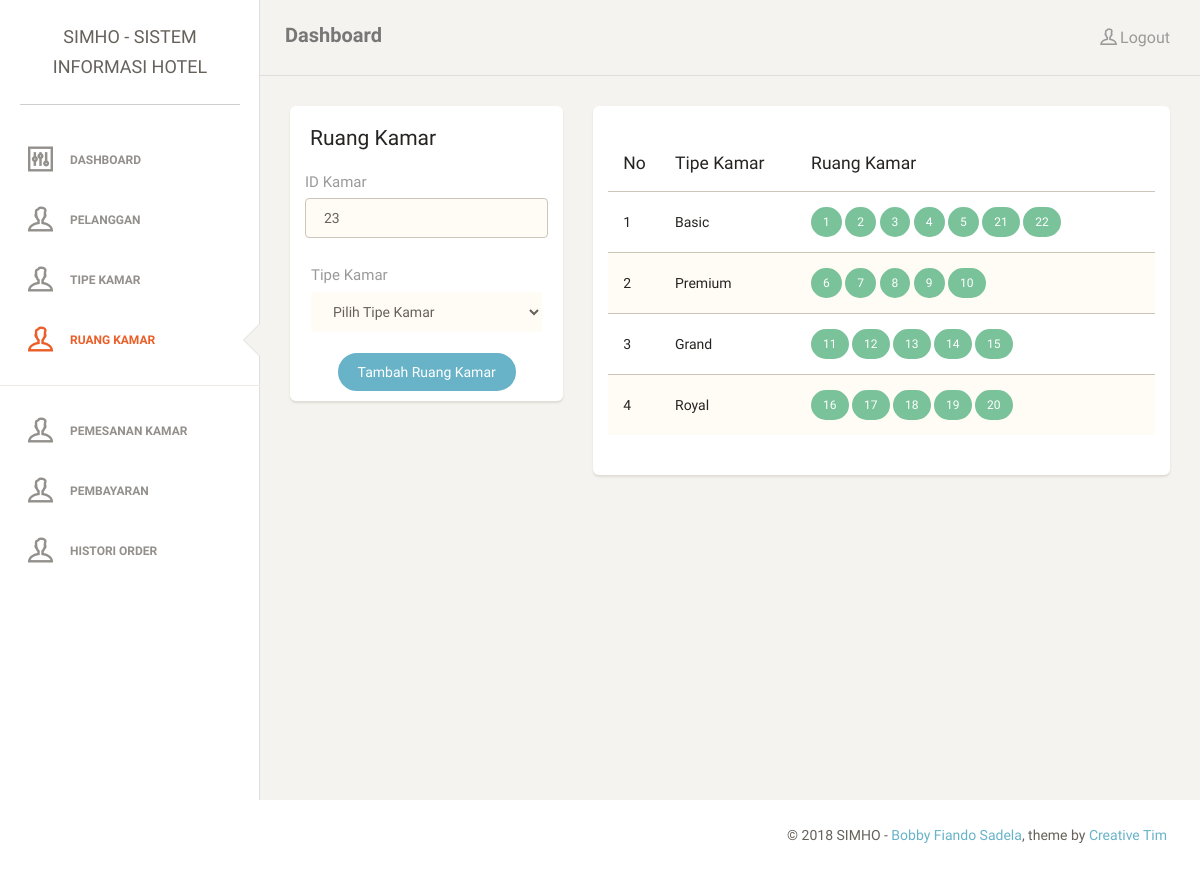
The page /simho/ruang_kamar.php (signed in) on the database its author committed.
### tables this page shows
CREATE TABLE `ruang_kamar` (
  `idruang_kamar` int(11) NOT NULL,
  `id_tipe_kamar` tinyint(4) NOT NULL,
  `status` tinyint(1) NOT NULL
);

CREATE TABLE `tipe_kamar` (
  `idtipe_kamar` tinyint(4) NOT NULL,
  `nama` varchar(20) NOT NULL,
  `singkatan` varchar(15) NOT NULL,
  `harga` int(11) NOT NULL
);

### simho/content/ruang_kamar.php (the view, shortened to what this page needs)
<?php
  $tipe_kamar = mysqli_query($connect, "SELECT * FROM tipe_kamar");
  $last_id = mysqli_query($connect, "SELECT idruang_kamar FROM ruang_kamar ORDER BY idruang_kamar DESC");
  $res_id = mysqli_fetch_assoc($last_id);
?>
  <div class="col-md-4">
    <div class="card">
      <div class="header">
        <h4 class="title">Ruang Kamar</h4>
      </div>
      <div class="content">
        <form method="post" action="<?php $_SERVER['PHP_SELF']; ?>">
          <div class="row">
            <div class="col-md-12">
              <div class="form-group">
                <label>ID Kamar</label>
                <input type="text" name="idkamar" nama="idkamar" class="form-control border-input" placeholder="ID Kamar" value="<?php echo $res_id['idruang_kamar'] + 1?>" autofocus>
              </div>
            </div>
          </div>
          <div class="col-md-12">
              <div class="form-group">
                <div class="form-group">
                  <label>Tipe Kamar</label>
                  <select name="tipe_kamar" id="" class="form-control">
                    <option>Pilih Tipe Kamar</option>
                  </select>
                </div>
              </div>
            </div>
          <div class="text-center">
            <button type="submit" class="btn btn-info btn-fill btn-wd" name="submit">Tambah Ruang Kamar</button>
          </div>
      </div>
    </div>
  </div>
  <div class="col-md-8">
<div class="card">
  <div class="content">
    <div class="content table-responsive table-full-width">
      <?php if (empty($tipe_kamar)): ?>
      <h3>Data Tipe Kamar kosong !</h3>
      <?php else: ?>
      <table class="table table-striped">
        <thead>
          <tr>
            <th>No</th>
            <th>Tipe Kamar</th>
            <th>Ruang Kamar</th>
          </tr>
        </thead>
        <tbody>
          <?php $i = 1; ?>
          <?php foreach ($tipe_kamar as $k => $v): ?>
          <tr>
            <td>
              <?php echo $i++; ?>
            </td>
            <td>
              <?php echo $v['nama']; ?>
            </td>
            <td>
              <?php
                $sql_kamar = mysqli_query($connect, "SELECT * FROM `ruang_kamar` WHERE `id_tipe_kamar` = {$v['idtipe_kamar']}");
              ?>
              <?php while($res = mysqli_fetch_assoc($sql_kamar)): ?>
                <a href="ruang_kamar.php?aksi=edit&id=<?php echo $res['idruang_kamar']; ?>" class="btn btn-success btn-fill btn-sm"><?php echo $res['idruang_kamar']; ?></a>
              <?php endwhile; ?>
            </td>
          </tr>
          <?php endforeach; ?>
        </tbody>
      </table>
      <?php endif; ?>
    </div>
  </div>
  </div>
  </div>
  </div>

### rows shown on the page
ruang_kamar: idkamar "23", idruang_kamar "22"
tipe_kamar: nama "Basic"
ruang_kamar: idruang_kamar "1"
ruang_kamar: idruang_kamar "2"
ruang_kamar: idruang_kamar "3"
ruang_kamar: idruang_kamar "4"
ruang_kamar: idruang_kamar "5"
ruang_kamar: idruang_kamar "21"
tipe_kamar: nama "Premium"
ruang_kamar: idruang_kamar "6"
ruang_kamar: idruang_kamar "7"
ruang_kamar: idruang_kamar "8"
ruang_kamar: idruang_kamar "9"
ruang_kamar: idruang_kamar "10"
tipe_kamar: nama "Grand"
ruang_kamar: idruang_kamar "11"
ruang_kamar: idruang_kamar "12"
ruang_kamar: idruang_kamar "13"
ruang_kamar: idruang_kamar "14"
ruang_kamar: idruang_kamar "15"
tipe_kamar: nama "Royal"
ruang_kamar: idruang_kamar "16"
ruang_kamar: idruang_kamar "17"
ruang_kamar: idruang_kamar "18"
ruang_kamar: idruang_kamar "19"
ruang_kamar: idruang_kamar "20"
